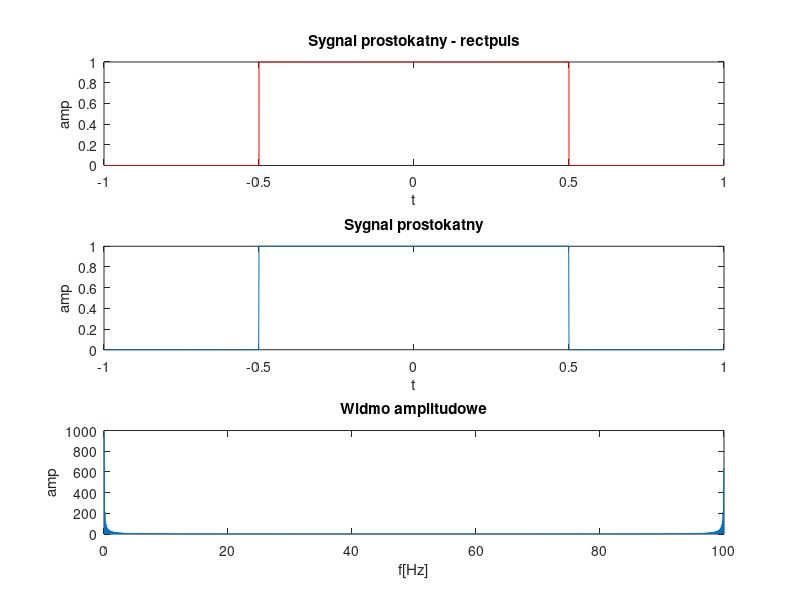

Here is the MATLAB script that generated this plot:
%Signal generation + FFT
clear all;
clc;
close all;

fs=10000; %czestotliwosc probkowania
t=-1:1/fs:1; %czas
y=rectpuls(t); %generowanie sygnalu

subplot(3,1,1)
plot(t,y,'r');
title('Sygnal prostokatny - rectpuls');
xlabel('t');
ylabel('amp');

l=length(y);
y2=ones();
i=1;

for n=1:10:l
y2(i)=y(n);
i=i+1;
end

fs2=1000;
t2=-1:1/fs2:1;

subplot(3,1,2)
plot(t2,y2);
title('Sygnal prostokatny');
xlabel('t');
ylabel('amp');

spec=fft(y2);
m=abs(spec);

f=(0:length(spec)-1)*100/length(spec);

subplot(3,1,3)
plot(f,m)
title('Widmo amplitudowe');
xlabel('f[Hz]');
ylabel('amp');
